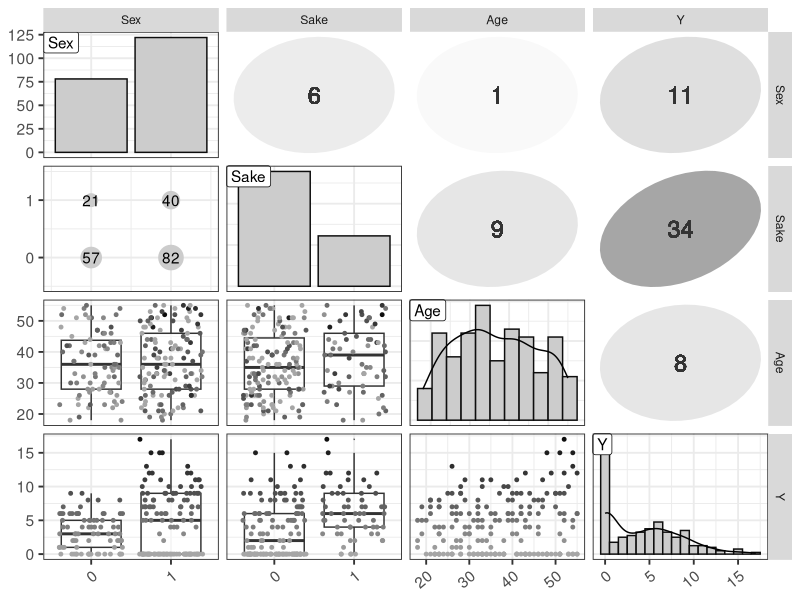

Here is the R script that generated this plot:
library(ggplot2)
library(GGally)

d <- read.csv(file='input/data-ZIB.csv')
d$Sex <- as.factor(d$Sex)
d$Sake <- as.factor(d$Sake)

N_col <- ncol(d)
ggp <- ggpairs(d, upper='blank', diag='blank', lower='blank')

for (i in 1:N_col) {
  x <- d[,i]
  p <- ggplot(data.frame(x), aes(x=x)) +
    theme_bw(base_size=14) +
    theme(axis.text.x=element_text(angle=40, vjust=1, hjust=1))
  if (class(x) == 'factor') {
    p <- p + geom_bar(color='grey5', fill='grey80')
  } else {
    bw <- ifelse(colnames(d)[i] == 'Y', 1, (max(x)-min(x))/10)
    p <- p + geom_histogram(binwidth=bw, color='grey5', fill='grey80') +
      geom_line(eval(bquote(aes(y=..count..*.(bw)))), stat='density')
  }
  p <- p + geom_label(data=data.frame(x=-Inf, y=Inf, label=colnames(d)[i]), aes(x=x, y=y, label=label), hjust=0, vjust=1)
  ggp <- putPlot(ggp, p, i, i)
}

zcolat <- seq(-1, 1, length=81)
zcolre <- c(zcolat[1:40]+1, rev(zcolat[41:81]))

for (i in 1:(N_col-1)) {
  for (j in (i+1):N_col) {
    x <- as.numeric(d[,i])
    y <- as.numeric(d[,j])
    r <- cor(x, y, method='spearman', use='pairwise.complete.obs')
    zcol <- lattice::level.colors(r, at=zcolat, col.regions=grey(zcolre))
    textcol <- ifelse(abs(r) < 0.4, 'grey20', 'white')
    ell <- ellipse::ellipse(r, level=0.95, type='l', npoints=50, scale=c(.2, .2), centre=c(.5, .5))
    p <- ggplot(data.frame(ell), aes(x=x, y=y))
    p <- p + theme_bw() + theme(
      plot.background=element_blank(),
      panel.grid.major=element_blank(), panel.grid.minor=element_blank(),
      panel.border=element_blank(), axis.ticks=element_blank()
    ) +
      geom_polygon(fill=zcol, color=zcol) +
      geom_text(data=NULL, x=.5, y=.5, label=100*round(r, 2), size=6, col=textcol)
    ggp <- putPlot(ggp, p, i, j)
  }
}

for (j in 1:(N_col-1)) {
  for (i in (j+1):N_col) {
    x <- d[,j]
    y <- d[,i]
    if (class(x) == 'factor' && class(y) == 'factor') {
      p <- ggplot(reshape2::melt(table(x,y)), aes(x=x, y=y)) +
        theme_bw(base_size=14) +
        geom_point(aes(size=value), color='grey80') +
        geom_text(aes(label=value)) +
        scale_size_area(max_size=8) +
        scale_x_continuous(breaks=0:1, limits=c(-0.5,1.5)) + scale_y_continuous(breaks=0:1, limits=c(-0.5,1.5))
    } else {
      p <- ggplot(data.frame(x, y, Y=d$Y), aes(x=x, y=y, color=Y)) +
        theme_bw(base_size=14) +
        theme(axis.text.x=element_text(angle=40, vjust=1, hjust=1))
      if (class(x) == 'factor') {
        p <- p + geom_boxplot(aes(group=x), alpha=3/6, outlier.size=0, fill='white') +
          geom_point(position=position_jitter(w=0.4, h=0), size=1)
      } else {
        p <- p + geom_point(size=1)
      }
      p <- p + scale_color_gradient(low='grey65', high='grey5')
    }
    ggp <- putPlot(ggp, p, i, j)
  }
}

png(file='output/fig10-4.png', w=1600, h=1600, res=300)
print(ggp, left=0.3, bottom=0.3)
dev.off()
